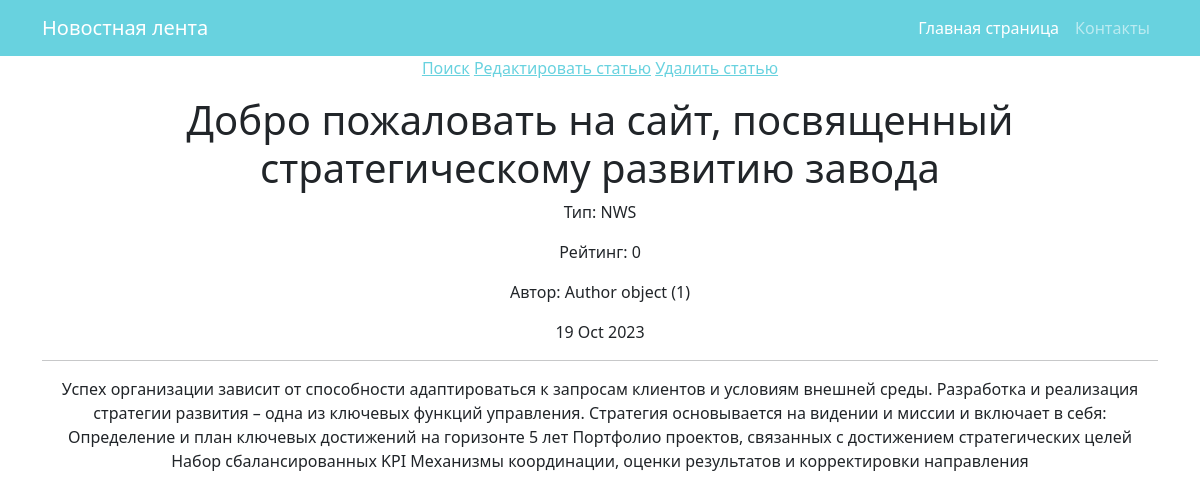
Before: /news/22/ with the older database file.
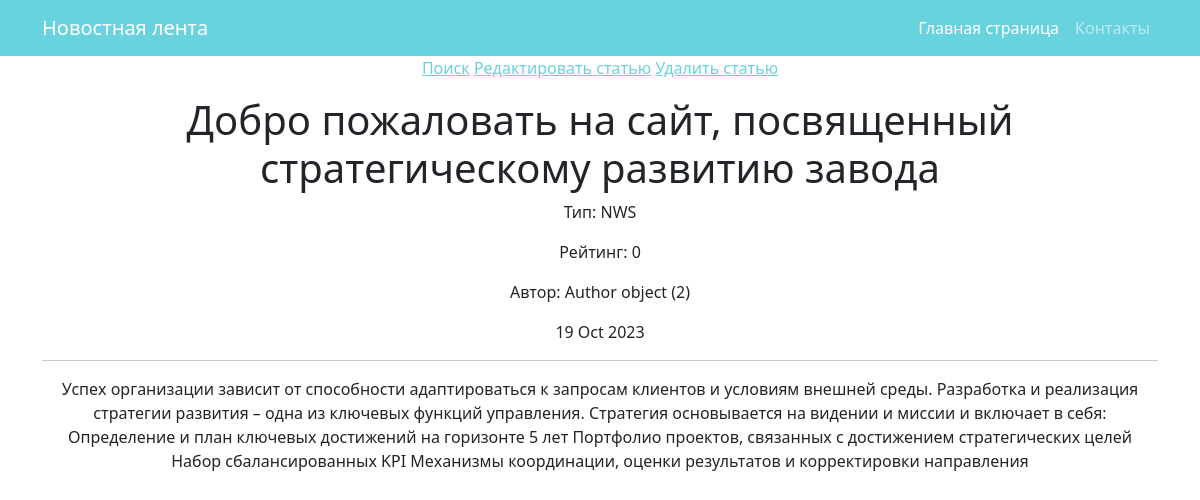
After: the same page with the newer database file.
### news/models.py (models this page shows, shortened)
class Post(models.Model):
    author = models.ForeignKey(Author, on_delete=models.CASCADE, verbose_name=pgettext_lazy('Author', 'Author'))
    type = models.CharField(max_length=7, choices=TYPE, default='NWS')
    time_in = models.DateTimeField(auto_now_add=True)
    category = models.ManyToManyField(Category, through='PostCategory')
    title = models.CharField(max_length=100)
    text = models.TextField()
    rating = models.IntegerField(default=0)

class Author(models.Model):
    name = models.CharField(max_length=255)
    users = models.OneToOneField(User, on_delete=models.CASCADE)
    user_rating = models.IntegerField(default=0)

### news/views.py (the view)
# urls.py: path('<int:pk>/', PostDetail.as_view(), name='post'),
class PostDetail(DetailView):
    model = Post
    template_name = 'post.html'
    context_object_name = 'post'
    queryset = Post.objects.all()

### templates/post.html (shortened to what this page needs)
{% extends 'flatpages/default.html' %}
{% block content %}
<a href="/news/search/">Поиск</a>
<a href="{%url 'edit' post.pk%}">Редактировать статью</a>
<a href="{%url 'delete' post.pk%}">Удалить статью</a>
<p>
<h1>{{ post.title }}</h1>
<p> Тип: {{post.type}} </p>
<p> Рейтинг: {{post.rating}} </p>
<p> Автор: {{post.author}} </p>
<p>{{ post.time_in|date:'d M Y' }}</p>
<hr>{{ post.text }}</hr>
{% endblock content %}

Changed rows visible on the page:
changed Post "Добро пожаловать на сайт, посвященный стратегическому развитию завода": author "Author object (1)" → "Author object (2)"
